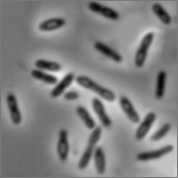
%> input picture Lab_01/bacteria.bmp, 178 x 178 px
$ octave ProcessBacteria.m   (GNU Octave 9; MATLAB toolbox functions it lacks are replaced by stand-ins)
%> lines starting %> are read from the running program, lines starting %| are printed output that depends on the picture; in (x1, y1, x2, y2) boxes, pixels count from 0 and x2, y2 are one past the last pixel; in counts of white or black regions, pixels touching at a corner belong together; the program's own positions count from 1
bacteria = imread('bacteria.bmp');          % Read in image
%> bacteria is the input picture: size 178x178 uint8; min 5, max 239, mean 128.5
bacteria_binary = bacteria < 102;           % Create binary image (thresholding)
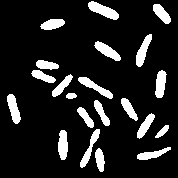
%> bacteria_binary: size 178x178 logical; 13% white; 21 white regions, largest, box (x1, y1, x2, y2) and area: (88, 1, 119, 20) 292, (78, 77, 113, 99) 251, (136, 34, 152, 67) 250
bacteria_label = bwlabel(bacteria_binary);  % Create labeled image
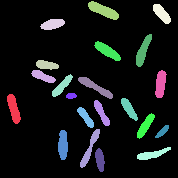
%> bacteria_label: size 178x178 double; 22 distinct labels, from 0 to 21; one colour per label, 0 black
rgb_bacteria = label2rgb(bacteria_label);   % Create visual labeled image (colors)
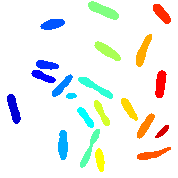
%> rgb_bacteria: size 178x178x3 uint8; mean R, G, B 238.5, 241.3, 237.8

tot_area = sum(bacteria_binary(:));         % Calculate area of all bacteria
%> tot_area = 4132
fprintf('Total Area: %d\n\n', tot_area);
%| Total Area: 4132

bacteria_areas = regionprops(bacteria_binary, 'Area'); % Find areas of each individual bacteria
%> bacteria_areas = 21 regions; largest, Area: 292, 251, 250, 245, 242

% Print out areas of each bacteria
total = 0;
fprintf('Bacteria Areas:\n');
for n = 1:21
    area = bacteria_areas(n).Area;
    total = total + area;
    fprintf('%d: %d\n', n, area);
end
%> this loop made 21 passes
%> (area, total) on passes 1 to 12: (242, 242), (172, 414), (162, 576), (198, 774), (185, 959), (240, 1199), (53, 1252), (160, 1412), (251, 1663), (232, 1895), (292, 2187), (245, 2432)
%| 1: 242
%| 2: 172
%| 3: 162
%| 4: 198
%| 5: 185
%| 6: 240
%| 7: 53
%| 8: 160
%> (further printed lines are left out)

fprintf('Confirm Total Area: %d = %d\n\n', total, tot_area);
%| Confirm Total Area: 4132 = 4132
